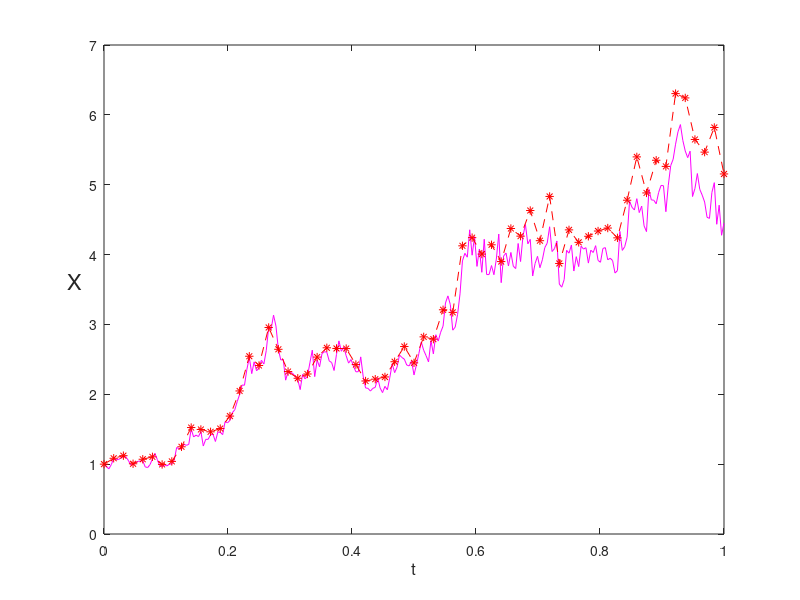

Reproduce this figure in MATLAB.
%EM  Euler-Maruyama method on linear SDE
%
% SDE is  dX = lambda*X dt + mu*X dW,   X(0) = Xzero,
%      where lambda = 2, mu = 1 and Xzero = 1.
%
% Discretized Brownian path over [0,1] has dt = 2^(-8).
% Euler-Maruyama uses timestep R*dt.

randn('state',100)
lambda = 2; mu = 1; Xzero = 1;    % problem parameters
T = 1; N = 2^8; dt = T/N;         
dW = sqrt(dt)*randn(1,N);         % Brownian increments
W = cumsum(dW);                   % discretized Brownian path 

Xtrue = Xzero*exp((lambda-0.5*mu^2)*([dt:dt:T])+mu*W); 
plot([0:dt:T],[Xzero,Xtrue],'m-'), hold on

R = 4; Dt = R*dt; L = N/R;        % L EM steps of size Dt = R*dt
Xem = zeros(1,L);                 % preallocate for efficiency
Xtemp = Xzero;
for j = 1:L
   Winc = sum(dW(R*(j-1)+1:R*j)); 
   Xtemp = Xtemp + Dt*lambda*Xtemp + mu*Xtemp*Winc;
   Xem(j) = Xtemp;
end

plot([0:Dt:T],[Xzero,Xem],'r--*'), hold off
xlabel('t','FontSize',12)
ylabel('X','FontSize',16,'Rotation',0,'HorizontalAlignment','right')

emerr = abs(Xem(end)-Xtrue(end));
